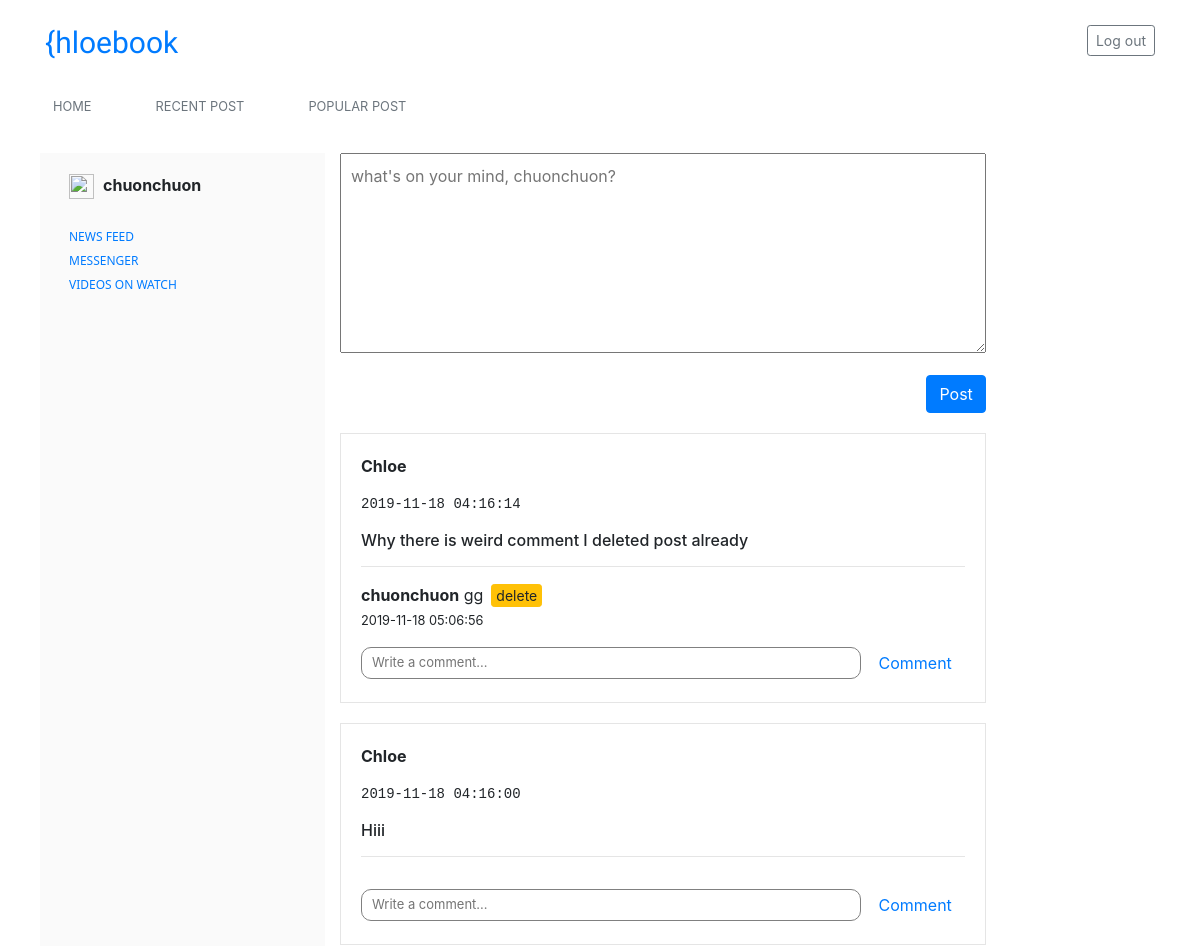
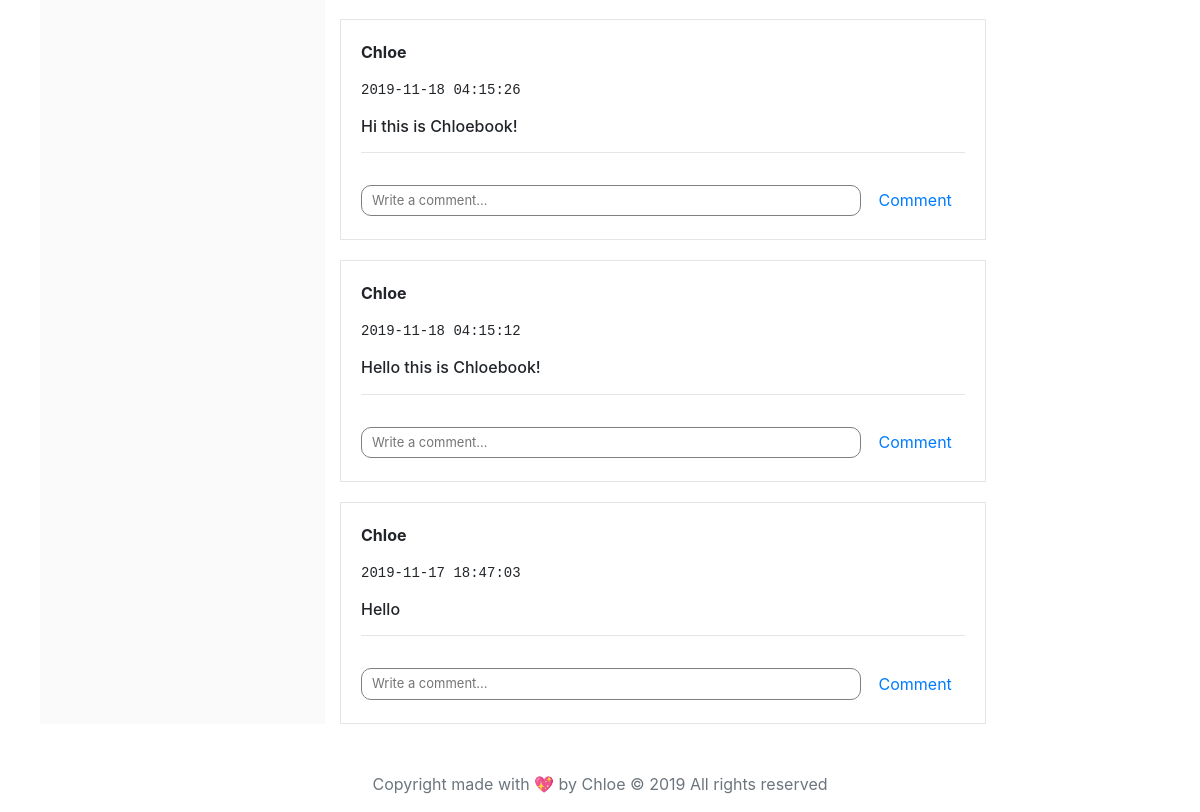
The app's page /user/5 (signed in) with its own data (2 pictures, top to bottom).
### app.py (models this page shows, shortened)
class User(UserMixin, db.Model):
    __tablename__ = 'users'
    id = db.Column(db.Integer, primary_key=True)
    username = db.Column(db.String(20), nullable=False)
    email = db.Column(db.String(50), nullable=False, unique=True)
    password = db.Column(db.String, nullable=False, unique=False)

class Post(db.Model):
    __tablename__ = 'posts'
    id = db.Column(db.Integer, primary_key=True)
    body = db.Column(db.String, nullable=False)
    user_id = db.Column(db.Integer, nullable=False)
    created = db.Column(db.DateTime, server_default=db.func.now())
    updated = db.Column(db.DateTime, server_default=db.func.now(), server_onupdate=db.func.now())
    like_time = db.Column(db.Integer, default = 0)
    def comments(self):
        return Comments.query.filter_by(post_id=self.id).all()

class Comments(db.Model):
    __tablename__ = 'comments'
    id = db.Column(db.Integer, primary_key=True)
    body = db.Column(db.String, nullable=False)
    user_id = db.Column(db.Integer, nullable=False)
    post_id = db.Column(db.Integer, nullable=False)
    created_at = db.Column(db.DateTime, server_default=db.func.now())
    updated_at = db.Column(db.DateTime, server_default=db.func.now(), server_onupdate=db.func.now())

### app.py (the view)
@app.route('/user/<int:user_id>')
def Profile(user_id):
    posts = Post.query.filter(Post.user_id == user_id).all()
    for post in posts:
        post.author = User.query.filter_by(id=post.user_id).first()
    return render_template("profile.html", posts=posts[::-1])

### app.py (called while the page is built)
@login_manager.user_loader
def load_user(user_id):
    return User.query.get(user_id)

### templates/profile.html (shortened to what this page needs)
{% extends 'base.html' %}
{% block content %}
<div class="row mt-4">
  <div class="col-3">
    &nbsp; <img src="https://uybor.uz/borless/avtobor/img/user-images/user_no_photo_300x300.png" width="25" height="25"
      alt="">&nbsp;
    <strong>{{current_user.username}}</strong>
    &nbsp; <a href="#" class="list">NEWS FEED</a>
    &nbsp; <a href="#" class="list mt-5">MESSENGER</a>
    &nbsp; <a href="#" class="list mt-5">VIDEOS ON WATCH</a>
  </div>
  <div clas="col-9">
    <form method='POST' class='create-post-form' action={{url_for('create_post')}}>
      <p class="card-text">
        <textarea class='create-post-input' name='body'
          placeholder="what's on your mind, {{current_user.username}}?"></textarea>
      </p>
      <button class='ml-auto d-block btn btn-primary' type='submit'>Post</button>
    </form>
    <div class='posts-container'>
      {% for post in posts %}
      <div class='single-post-container'>
        <strong>
          <p class="post-owner">{{post.author.username}}</p>
        </strong>
        <pre class="date">{{post.created}}</pre>
        <h6>{{post.body}}</h6>
        <hr>
        <div class='single-post-footer'>
          {% for comment in post.comments() %}
          <form method="POST" action={{url_for('delete_comment', id=comment.id)}}>
            <div class="commentgrp d-flex align-items-center">
              <strong>{{current_user.username}}</strong>&nbsp;{{comment.body}} <br />
              <button class="btn btn-sm btn-warning p-0 px-1 mx-2"> delete </button>
            </div>
            <small> {{comment.created_at}}</small> <br />
          </form>
          {% endfor %}
          <form method="POST" action={{url_for('create_comment', post_id = post.id)}}>
            <input type="text" name="body" class="comment mt-3" placeholder="Write a comment..."> </input>
            <button class='btn btn-link'> Comment </button>
          </form>
        </div>
      </div>
      {% endfor %}
    </div>
  </div>
</div>
{% endblock %}

### static/style.css (style rules this page uses)
textarea { width: 100%; height: 200px; padding: 10px; }
.single-post-container { border: 1px solid rgba(0,0,0,.1); padding: 20px; margin-top: 20px; }
.comment { width: 500px; border-radius: 10px; border: 0.5px solid grey; padding: 5px; padding-left: 10px; font-size: 13px; }
.list { font-size: 12px; margin-top: 100px; font-weight: 500; font-family: 'Segoe UI', Tahoma, Geneva, Verdana, sans-serif; }
.col-3 { background-color: rgba(200,200, 200,.1); height: auto; margin-left: 10px; margin-right: 15px; padding: 20px; }

### records on screen
User: username "chuonchuon", body "what's on your mind, chuonchuon?"
Post: author.username "Chloe", created "2019-11-18 04:16:14", body "Why there is weird comment I deleted post already"
Comments: body "gg", created_at "2019-11-18 05:06:56"
Post: author.username "Chloe", created "2019-11-18 04:16:00", body "Hiii"
Post: author.username "Chloe", created "2019-11-18 04:15:26", body "Hi this is Chloebook!"
Post: author.username "Chloe", created "2019-11-18 04:15:12", body "Hello this is Chloebook!"
Post: author.username "Chloe", created "2019-11-17 18:47:03", body "Hello"
